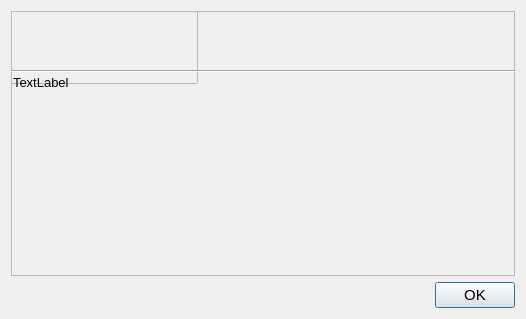
<?xml version="1.0" encoding="UTF-8"?>
<ui version="4.0">
 <class>AboutDialog</class>
 <widget class="QDialog" name="AboutDialog">
  <property name="geometry">
   <rect>
    <x>0</x>
    <y>0</y>
    <width>526</width>
    <height>319</height>
   </rect>
  </property>
  <property name="windowTitle">
   <string>Dialog</string>
  </property>
  <layout class="QVBoxLayout" name="verticalLayout">
   <item>
    <widget class="QFrame" name="frame_2">
     <property name="frameShape">
      <enum>QFrame::StyledPanel</enum>
     </property>
     <property name="frameShadow">
      <enum>QFrame::Raised</enum>
     </property>
     <widget class="QFrame" name="frame">
      <property name="geometry">
       <rect>
        <x>-24</x>
        <y>-14</y>
        <width>211</width>
        <height>87</height>
       </rect>
      </property>
      <property name="minimumSize">
       <size>
        <width>211</width>
        <height>87</height>
       </size>
      </property>
      <property name="maximumSize">
       <size>
        <width>211</width>
        <height>87</height>
       </size>
      </property>
      <property name="styleSheet">
       <string notr="true">border-image: url(:/resources/icons/images/detex_dark.png);</string>
      </property>
      <property name="frameShape">
       <enum>QFrame::StyledPanel</enum>
      </property>
      <property name="frameShadow">
       <enum>QFrame::Raised</enum>
      </property>
     </widget>
     <widget class="QLabel" name="label">
      <property name="geometry">
       <rect>
        <x>2</x>
        <y>64</y>
        <width>493</width>
        <height>197</height>
       </rect>
      </property>
      <property name="font">
       <font>
        <pointsize>10</pointsize>
       </font>
      </property>
      <property name="text">
       <string>TextLabel</string>
      </property>
      <property name="scaledContents">
       <bool>false</bool>
      </property>
      <property name="alignment">
       <set>Qt::AlignLeading|Qt::AlignLeft|Qt::AlignTop</set>
      </property>
     </widget>
     <widget class="Line" name="line">
      <property name="geometry">
       <rect>
        <x>-4</x>
        <y>50</y>
        <width>513</width>
        <height>21</height>
       </rect>
      </property>
      <property name="orientation">
       <enum>Qt::Horizontal</enum>
      </property>
     </widget>
    </widget>
   </item>
   <item>
    <widget class="QDialogButtonBox" name="buttonBox">
     <property name="maximumSize">
      <size>
       <width>16777214</width>
       <height>16777215</height>
      </size>
     </property>
     <property name="font">
      <font>
       <pointsize>11</pointsize>
      </font>
     </property>
     <property name="styleSheet">
      <string notr="true"/>
     </property>
     <property name="orientation">
      <enum>Qt::Horizontal</enum>
     </property>
     <property name="standardButtons">
      <set>QDialogButtonBox::Ok</set>
     </property>
     <property name="centerButtons">
      <bool>false</bool>
     </property>
    </widget>
   </item>
  </layout>
 </widget>
 <resources>
  <include location="icons.qrc"/>
 </resources>
 <connections>
  <connection>
   <sender>buttonBox</sender>
   <signal>accepted()</signal>
   <receiver>AboutDialog</receiver>
   <slot>accept()</slot>
   <hints>
    <hint type="sourcelabel">
     <x>248</x>
     <y>254</y>
    </hint>
    <hint type="destinationlabel">
     <x>157</x>
     <y>274</y>
    </hint>
   </hints>
  </connection>
  <connection>
   <sender>buttonBox</sender>
   <signal>rejected()</signal>
   <receiver>AboutDialog</receiver>
   <slot>reject()</slot>
   <hints>
    <hint type="sourcelabel">
     <x>316</x>
     <y>260</y>
    </hint>
    <hint type="destinationlabel">
     <x>286</x>
     <y>274</y>
    </hint>
   </hints>
  </connection>
 </connections>
</ui>
